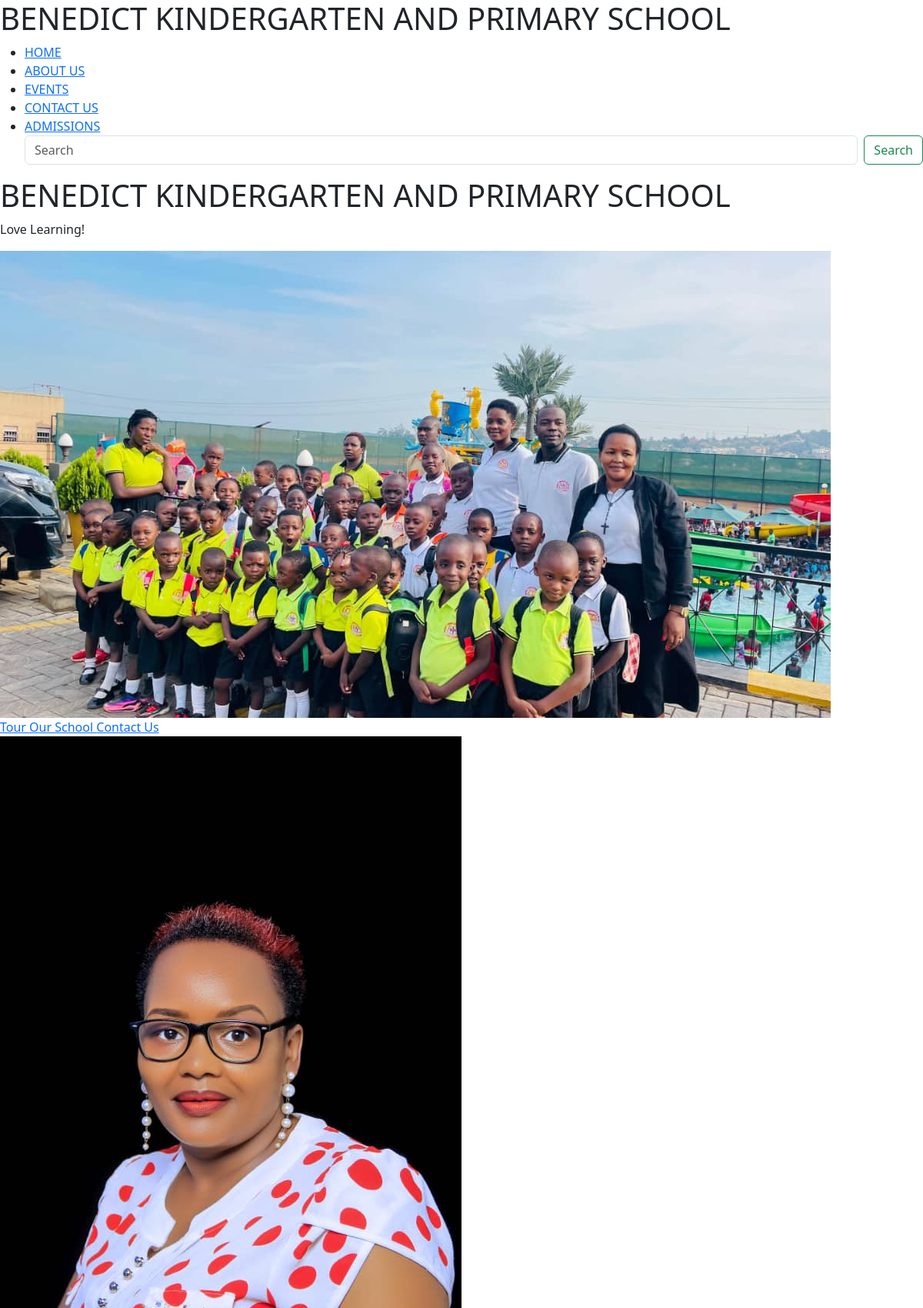
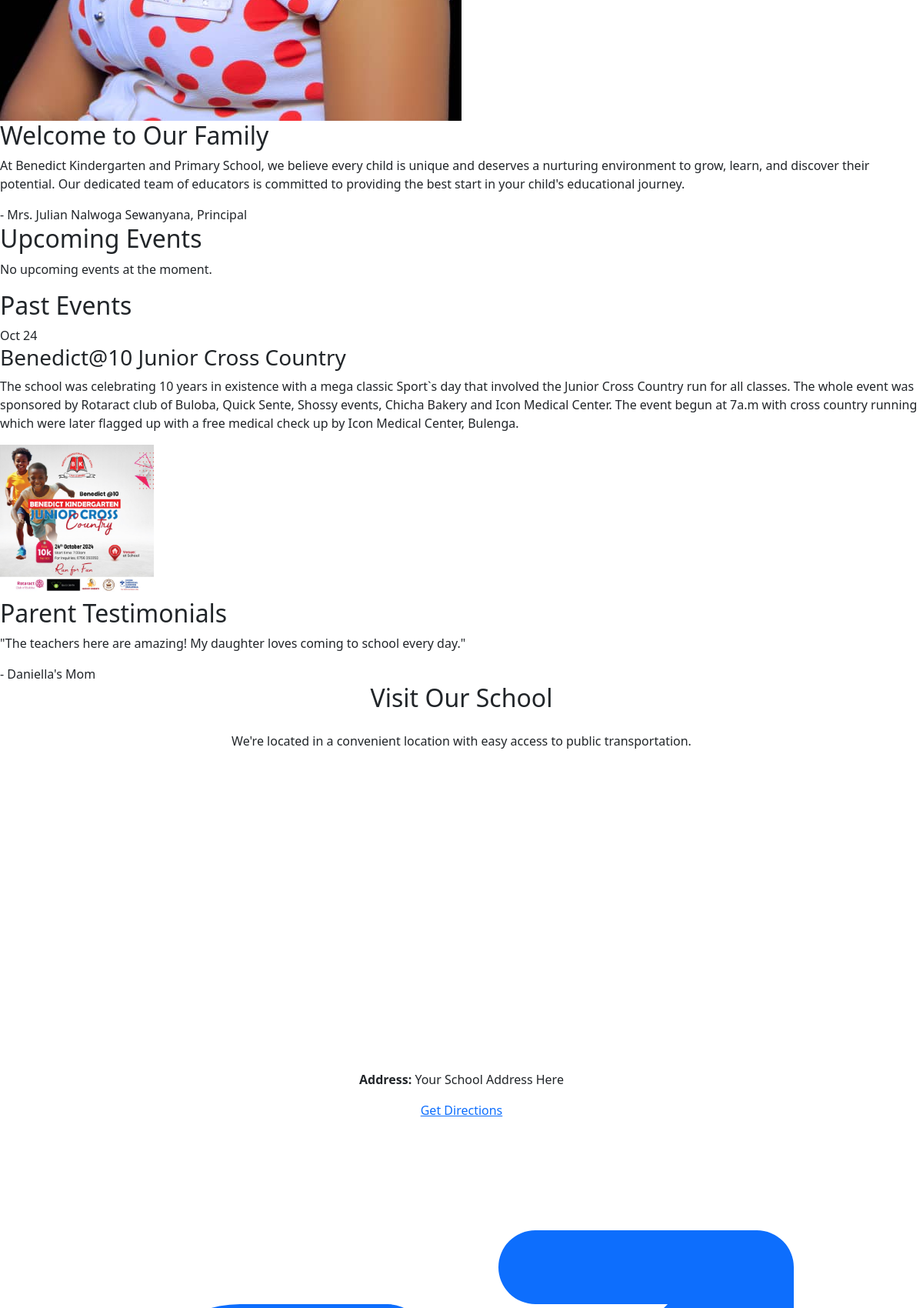
The page / (upper part) on the database its author committed (2 pictures, top to bottom).
### benedict_school/models.py (models this page shows, shortened)
class Event(models.Model):
    title = models.CharField(max_length=100)
    date = models.DateTimeField()
    location = models.CharField(max_length=100)
    description = models.TextField()
    image = models.ImageField(
        upload_to="event_images/", null=True, blank=True
    )  # For event images
    video = models.FileField(
        upload_to="event_videos/", null=True, blank=True
    )  # For event videos

### benedict_school/views.py (the view)
# urls.py: path("", views.HomeView.as_view(), name="home"),
class HomeView(TemplateView):
    template_name = "home.html"
    def get_context_data(self, **kwargs):
        context = super().get_context_data(**kwargs)
        current_time = timezone.now()
        context["upcoming_events"] = Event.objects.filter(date__gte=timezone.now()).order_by("date")
        context["past_events"] = Event.objects.filter(date__lt=current_time).order_by("-date")  # Latest past events first
        return context

### benedict_school/context_processors.py (called while the page is built)
def google_maps_api_key(request):
    return {'GOOGLE_MAPS_API_KEY': getattr(settings, 'GOOGLE_MAPS_API_KEY', '')}

### benedict_school/templates/home.html (shortened to what this page needs)
{% extends "base.html" %}
{% load static %}
{% block content %}
<section class="hero-section">
    <div class="hero-content">
        <h1 class="animate__animated animate__bounceIn">{{ school_name|default:"BENEDICT KINDERGARTEN AND PRIMARY SCHOOL" }}</h1>
        <p class="tagline animate__animated animate__fadeIn">{{ tagline|default:"Love Learning!" }}</p>
        <img src="{% static 'images/hero_picture.jpg' %}" alt="Happy children learning" class="hero-image">
    </div>
</section>
<section class="cta-section">
    <div class="cta-container">
        <a href="{% url 'school_tour' %}" class="cta-button tour">
             Tour Our School
        </a>
        <a href="{% url 'contact' %}" class="cta-button contact">
             Contact Us
        </a>
    </div>
</section>
<section class="welcome-section">
    <div class="principal-message">
        <img src="{% static 'images/principal.jpg' %}" alt="{{ principal.name }}" class="principal-photo">
        <div class="message-content">
            <h2>Welcome to Our Family</h2>
            <p>{{ principal.message|default:"At Benedict Kindergarten and Primary School, we believe every child is unique and deserves a nurturing environment to grow, learn, and discover their potential. Our dedicated team of educators is committed to providing the best start in your child's educational journey." }}</p>
            <span class="principal-name">- {{ principal.name|default:"Mrs. Julian Nalwoga Sewanyana" }}, Principal</span>
        </div>
    </div>
</section>
<section class="events-section">
    <h2> Upcoming Events</h2>
    <div class="events-carousel">
        {% if events %}
            {% for event in events %}
            <div class="event-card">
                <div class="event-date">{{ event.date|date:"M d" }}</div>
                <h3>{{ event.title }}</h3>
                <p>{{ event.description }}</p>
                {% if event.image %}
                <img src="{{ event.image.url }}" alt="{{ event.title }}" style="width:200px; height:auto;">
                {% else %}
                <p>No image available</p>
                {% endif %}
            </div>
            {% endfor %}
        {% else %}
            <div class="event-card">
                <p>No upcoming events at the moment.</p>
            </div>
        {% endif %}
    </div>
</section>
<section class="past-events-section">
    <h2> Past Events</h2>
    <div class="events-carousel">
        {% if past_events %}
            {% for event in past_events %}
            <div class="event-card">
                <div class="event-date">{{ event.date|date:"M d" }}</div>
                <h3>{{ event.title }}</h3>
                <p>{{ event.description }}</p>
                {% if event.image %}
                <img src="{{ event.image.url }}" alt="{{ event.title }}" style="width:200px; height:auto;">
                {% else %}
                <p>No image available</p>
                {% endif %}
            </div>
            {% endfor %}
        {% else %}
            <div class="event-card">
                <p>No past events recorded.</p>
            </div>
        {% endif %}
    </div>
</section>
<section class="testimonials-section">
    <h2> Parent Testimonials</h2>
    <div class="testimonials-container">
        {% if testimonials %}
            {% for testimonial in testimonials %}
            <div class="testimonial-card">
                <p>"{{ testimonial.content }}"</p>
                <span class="parent-name">- {{ testimonial.parent_name }}</span>
            </div>
            {% endfor %}
        {% else %}
            <div class="testimonial-card">
                <p>"The teachers here are amazing! My daughter loves coming to school every day."</p>
                <span class="parent-name">- Daniella's Mom</span>
            </div>
        {% endif %}
    </div>
</section>
<div class="py-12 bg-gray-50" id="map-container">
    <div class="max-w-7xl mx-auto px-4 sm:px-6 lg:px-8">
        <div class="text-center">
            <h2 class="text-3xl font-extrabold text-gray-900 sm:text-4xl">
                Visit Our School
            </h2>
            <p class="mt-4 text-lg text-gray-500">
                We're located in a convenient location with easy access to public transportation.
            </p>
        </div>
        <div id="school-map" class="mt-8" style="height: 400px;"></div>
        <div class="text-center mt-6">
            <p class="text-gray-600">
                <strong>Address:</strong> Your School Address Here
            </p>
            <a href="https://maps.google.com/maps?q=YOUR_SCHOOL_COORDINATES"
               target="_blank"
               class="inline-flex items-center mt-2 text-blue-600 hover:text-blue-800">
                Get Directions
                <svg class="ml-2 w-4 h-4" fill="none" stroke="currentColor" viewBox="0 0 24 24">
                    <path stroke-linecap="round" stroke-linejoin="round" stroke-width="2"
                          d="M10 6H6a2 2 0 00-2 2v10a2 2 0 002 2h10a2 2 0 002-2v-4M14 4h6m0 0v6m0-6L10 14" />
                </svg>
            </a>
        </div>
    </div>
</div>
{% endblock %}

### rows shown on the page
Event: date "Oct 24", title "Benedict@10 Junior Cross Country", description "The school was celebrating 10 years in existence with a mega classic Sport`s day that involved the Junior Cross Country run for all classes. The whole event was sponsored by Rotaract club of Buloba, Quick Sente, Shossy events, Chicha Bakery and Icon Medical Center. The event begun at 7a.m with cross country running which were later flagged up with a free medical check up by Icon Medical Center, Bulenga.", image (picture)

### other values the page prints
{{ school_name|default:"BENEDICT KINDERGARTEN AND PRIMARY SCHOOL" }} "BENEDICT KINDERGARTEN AND PRIMARY SCHOOL"
{{ tagline|default:"Love Learning!" }} "Love Learning!"
{{ principal.name|default:"Mrs. Julian Nalwoga Sewanyana" }} "Mrs. Julian Nalwoga Sewanyana"
